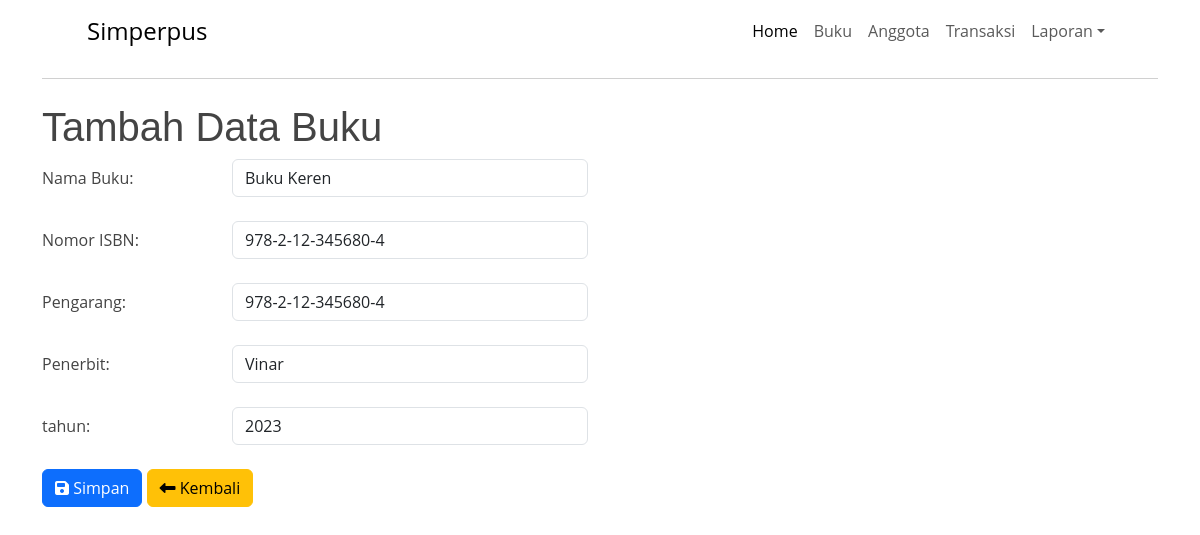
The page /src/view/buku_add.php?id=11 on the database its author committed.
### tables this page shows
CREATE TABLE `buku` (
  `id` int(11) NOT NULL,
  `judul_buku` varchar(100) NOT NULL,
  `isbn` varchar(20) NOT NULL,
  `pengarang` varchar(20) NOT NULL,
  `penerbit` varchar(20) NOT NULL,
  `tahun` year(4) NOT NULL
);

### src/view/buku_add.php (the view, shortened to what this page needs)
<!DOCTYPE html>
<html lang="en">
<head>
    <link href="https://cdn.jsdelivr.net/npm/bootstrap@5.3.0/dist/css/bootstrap.min.css" rel="stylesheet" />
    <link rel="stylesheet" href="https://cdnjs.cloudflare.com/ajax/libs/font-awesome/6.4.0/css/all.min.css" />
    <link rel="stylesheet" href="../css/main.css" />
</head>
<body>
    <?php
    require '../utils/navbar.php';
    ?>
    <div class="container mt-4">
        <h1>Tambah Data Buku</h1>
        <?php
        require '../../koneksi.php';
        if (@$_GET['id']) {
            $id = $_GET['id'];
            $query = "SELECT * FROM buku WHERE id = '$id'";
            $data_buku = mysqli_query($koneksi, $query);
            $buku = mysqli_fetch_array($data_buku);
        }
        ?>
        <form action="../controller/buku_act.php" method="POST" enctype="multipart/form-data">
            <div class="row mb-4">
                <label for="judul_buku" class="col-lg-2 col-form-label">Nama Buku: </label>
                <div class="col-lg-4">
                    <input type="text" name="judul_buku" id="judul_buku" class="form-control" value="<?= @$buku['judul_buku'] ?>" />
                </div>
            </div>
            <div class="row mb-4">
                <label for="isbn" class="col-lg-2 col-form-label">Nomor ISBN: </label>
                <div class="col-lg-4">
                    <input type="text" name="isbn" id="isbn" class="form-control" value="<?= @$buku['isbn'] ?>" />
                </div>
            </div>
            <div class="row mb-4">
                <label for="pengarang" class="col-lg-2 col-form-label">Pengarang: </label>
                <div class="col-lg-4">
                    <input type="text" name="pengarang" id="pengarang" class="form-control" value="<?= @$buku['pengarang'] ?>" />
                </div>
            </div>
            <div class="row mb-4">
                <label for="penerbit" class="col-lg-2 col-form-label">Penerbit: </label>
                <div class="col-lg-4">
                    <input type="text" name="penerbit" id="penerbit" class="form-control" value="<?= @$buku['penerbit'] ?>" />
                </div>
            </div>
            <div class="row mb-4">
                <label for="tahun" class="col-lg-2 col-form-label">tahun: </label>
                <div class="col-lg-4">
                    <input type="text" name="tahun" id="tahun" class="form-control" value="<?= @$buku['tahun'] ?>" />
                </div>
            </div>
            <div class="row mb-4">
                <div class="col-lg-4">
                    <button type="submit" class="btn btn-primary"><i class="fa-solid fa-floppy-disk"></i> Simpan</button>
                    <a href="buku_read.php" class="btn btn-warning"><i class="fa-solid fa-left-long"></i> Kembali</a>
                </div>
            </div>
        </form>
    </div>
</body>
</html>

### src/css/main.css (style rules this page uses)
body { font-family: "Open Sans", sans-serif; color: #444444; }
a { color: #4154f1; text-decoration: none; }
h1, h2, h3, h4, h5, h6 { font-family: "Arial", sans-serif; }

### rows shown on the page
buku: judul_buku "Buku Keren", isbn "978-2-12-345680-4", pengarang "978-2-12-345680-4", penerbit "Vinar", tahun "2023"
